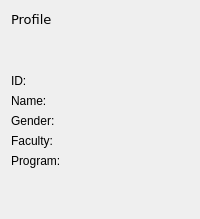
             <widget class="QWidget" name="viewUserInformation">
              <layout class="QVBoxLayout" name="verticalLayout_33">
               <item>
                <widget class="QLabel" name="viewInformationLabel">
                 <property name="sizePolicy">
                  <sizepolicy hsizetype="Preferred" vsizetype="Maximum">
                   <horstretch>0</horstretch>
                   <verstretch>0</verstretch>
                  </sizepolicy>
                 </property>
                 <property name="font">
                  <font>
                   <family>Verdana</family>
                   <pointsize>10</pointsize>
                  </font>
                 </property>
                 <property name="text">
                  <string>Profile</string>
                 </property>
                </widget>
               </item>
               <item>
                <spacer name="verticalSpacer_39">
                 <property name="orientation">
                  <enum>Qt::Vertical</enum>
                 </property>
                 <property name="sizeHint" stdset="0">
                  <size>
                   <width>20</width>
                   <height>40</height>
                  </size>
                 </property>
                </spacer>
               </item>
               <item>
                <layout class="QVBoxLayout" name="verticalLayout_32">
                 <item>
                  <widget class="QLabel" name="viewUserID">
                   <property name="sizePolicy">
                    <sizepolicy hsizetype="Minimum" vsizetype="Maximum">
                     <horstretch>0</horstretch>
                     <verstretch>0</verstretch>
                    </sizepolicy>
                   </property>
                   <property name="text">
                    <string>ID:</string>
                   </property>
                  </widget>
                 </item>
                 <item>
                  <widget class="QLabel" name="viewUserName">
                   <property name="sizePolicy">
                    <sizepolicy hsizetype="Preferred" vsizetype="Maximum">
                     <horstretch>0</horstretch>
                     <verstretch>0</verstretch>
                    </sizepolicy>
                   </property>
                   <property name="text">
                    <string>Name:</string>
                   </property>
                  </widget>
                 </item>
                 <item>
                  <widget class="QLabel" name="viewUserGender">
                   <property name="text">
                    <string>Gender:</string>
                   </property>
                  </widget>
                 </item>
                 <item>
                  <widget class="QLabel" name="viewUserFaculty">
                   <property name="sizePolicy">
                    <sizepolicy hsizetype="Preferred" vsizetype="Maximum">
                     <horstretch>0</horstretch>
                     <verstretch>0</verstretch>
                    </sizepolicy>
                   </property>
                   <property name="text">
                    <string>Faculty:</string>
                   </property>
                  </widget>
                 </item>
                 <item>
                  <widget class="QLabel" name="viewUserProgram">
                   <property name="text">
                    <string>Program:</string>
                   </property>
                  </widget>
                 </item>
                </layout>
               </item>
               <item>
                <spacer name="verticalSpacer_38">
                 <property name="orientation">
                  <enum>Qt::Vertical</enum>
                 </property>
                 <property name="sizeHint" stdset="0">
                  <size>
                   <width>20</width>
                   <height>40</height>
                  </size>
                 </property>
                </spacer>
               </item>
              </layout>
             </widget>
